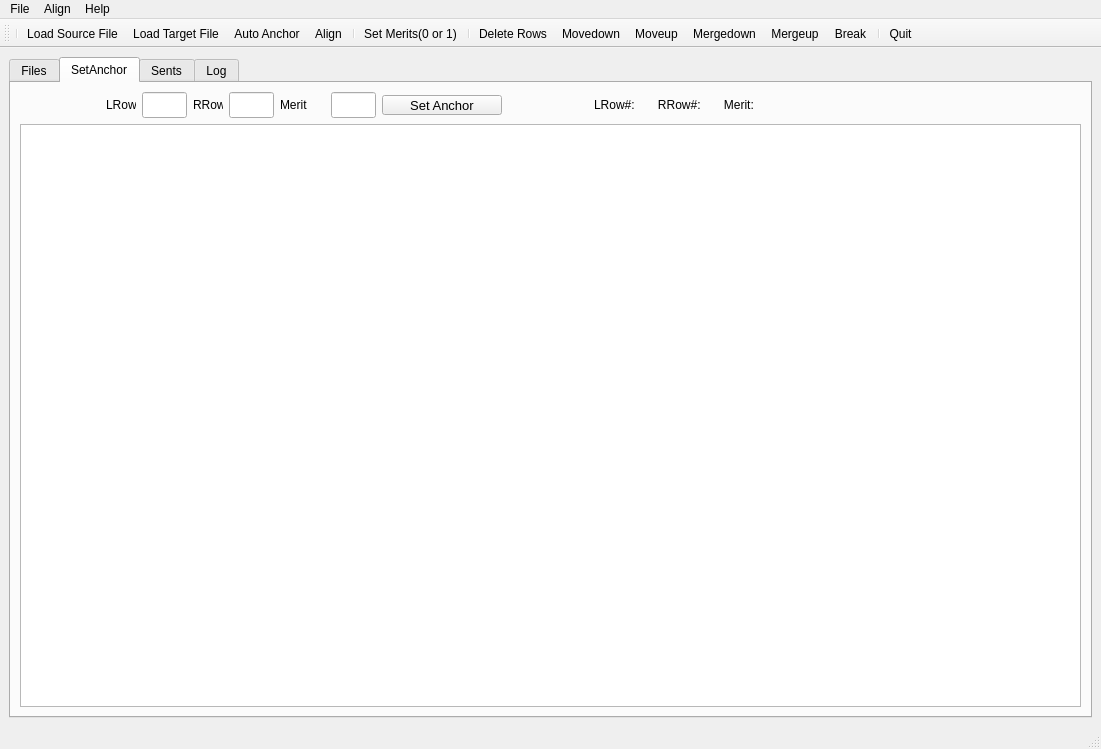
<?xml version="1.0" encoding="UTF-8"?>
<ui version="4.0">
 <class>MainWindow</class>
 <widget class="QMainWindow" name="MainWindow">
  <property name="geometry">
   <rect>
    <x>0</x>
    <y>0</y>
    <width>1101</width>
    <height>749</height>
   </rect>
  </property>
  <property name="minimumSize">
   <size>
    <width>946</width>
    <height>717</height>
   </size>
  </property>
  <property name="windowTitle">
   <string>MainWindow</string>
  </property>
  <property name="unifiedTitleAndToolBarOnMac">
   <bool>false</bool>
  </property>
  <widget class="QWidget" name="centralwidget">
   <property name="enabled">
    <bool>true</bool>
   </property>
   <layout class="QVBoxLayout" name="verticalLayout">
    <item>
     <widget class="QTabWidget" name="tabWidget">
      <property name="currentIndex">
       <number>1</number>
      </property>
      <widget class="QWidget" name="tab_1">
       <attribute name="title">
        <string>Files</string>
       </attribute>
       <layout class="QVBoxLayout" name="verticalLayout_4">
        <item>
         <widget class="QTableView" name="tableView_1"/>
        </item>
       </layout>
      </widget>
      <widget class="QWidget" name="tab_2">
       <attribute name="title">
        <string>SetAnchor</string>
       </attribute>
       <layout class="QVBoxLayout" name="verticalLayout_2">
        <item>
         <layout class="QHBoxLayout" name="horizontalLayout_2">
          <item>
           <layout class="QHBoxLayout" name="horizontalLayout">
            <item>
             <widget class="QLabel" name="label_lrow">
              <property name="minimumSize">
               <size>
                <width>30</width>
                <height>16</height>
               </size>
              </property>
              <property name="maximumSize">
               <size>
                <width>30</width>
                <height>16</height>
               </size>
              </property>
              <property name="text">
               <string>LRow#</string>
              </property>
             </widget>
            </item>
            <item>
             <widget class="QLineEdit" name="lineEdit_lrow">
              <property name="minimumSize">
               <size>
                <width>45</width>
                <height>26</height>
               </size>
              </property>
              <property name="maximumSize">
               <size>
                <width>45</width>
                <height>26</height>
               </size>
              </property>
              <property name="font">
               <font>
                <pointsize>14</pointsize>
               </font>
              </property>
             </widget>
            </item>
            <item>
             <widget class="QLabel" name="label_rrow">
              <property name="minimumSize">
               <size>
                <width>30</width>
                <height>16</height>
               </size>
              </property>
              <property name="maximumSize">
               <size>
                <width>30</width>
                <height>16</height>
               </size>
              </property>
              <property name="text">
               <string>RRow#</string>
              </property>
             </widget>
            </item>
            <item>
             <widget class="QLineEdit" name="lineEdit_rrow">
              <property name="minimumSize">
               <size>
                <width>45</width>
                <height>26</height>
               </size>
              </property>
              <property name="maximumSize">
               <size>
                <width>45</width>
                <height>26</height>
               </size>
              </property>
              <property name="font">
               <font>
                <pointsize>14</pointsize>
               </font>
              </property>
              <property name="text">
               <string/>
              </property>
             </widget>
            </item>
            <item>
             <widget class="QLabel" name="label_merit">
              <property name="minimumSize">
               <size>
                <width>45</width>
                <height>16</height>
               </size>
              </property>
              <property name="maximumSize">
               <size>
                <width>45</width>
                <height>16</height>
               </size>
              </property>
              <property name="text">
               <string>Merit</string>
              </property>
             </widget>
            </item>
            <item>
             <widget class="QLineEdit" name="lineEdit_merit">
              <property name="minimumSize">
               <size>
                <width>45</width>
                <height>26</height>
               </size>
              </property>
              <property name="maximumSize">
               <size>
                <width>45</width>
                <height>26</height>
               </size>
              </property>
              <property name="font">
               <font>
                <pointsize>14</pointsize>
               </font>
              </property>
             </widget>
            </item>
            <item>
             <widget class="QPushButton" name="setAnchorButton">
              <property name="minimumSize">
               <size>
                <width>120</width>
                <height>20</height>
               </size>
              </property>
              <property name="maximumSize">
               <size>
                <width>120</width>
                <height>20</height>
               </size>
              </property>
              <property name="font">
               <font>
                <pointsize>10</pointsize>
               </font>
              </property>
              <property name="text">
               <string>Set Anchor</string>
              </property>
              <property name="icon">
               <iconset>
                <normaloff>images/Caliper-50.png</normaloff>
                <normalon>images/Caliper-50.png</normalon>images/Caliper-50.png</iconset>
              </property>
             </widget>
            </item>
           </layout>
          </item>
          <item>
           <widget class="QLabel" name="dispLabel">
            <property name="minimumSize">
             <size>
              <width>260</width>
              <height>20</height>
             </size>
            </property>
            <property name="maximumSize">
             <size>
              <width>400</width>
              <height>20</height>
             </size>
            </property>
            <property name="text">
             <string>LRow#:       RRow#:       Merit:       </string>
            </property>
            <property name="margin">
             <number>5</number>
            </property>
           </widget>
          </item>
         </layout>
        </item>
        <item>
         <widget class="QTableView" name="tableView_2"/>
        </item>
       </layout>
      </widget>
      <widget class="QWidget" name="tab_3">
       <attribute name="title">
        <string>Sents</string>
       </attribute>
       <layout class="QVBoxLayout" name="verticalLayout_3">
        <item>
         <widget class="QTableView" name="tableView_3"/>
        </item>
       </layout>
      </widget>
      <widget class="QWidget" name="tab_4">
       <attribute name="title">
        <string>Log</string>
       </attribute>
       <layout class="QVBoxLayout" name="verticalLayout_5">
        <item>
         <widget class="QPlainTextEdit" name="plainTextEditLog"/>
        </item>
       </layout>
      </widget>
     </widget>
    </item>
   </layout>
  </widget>
  <widget class="QMenuBar" name="menubar">
   <property name="geometry">
    <rect>
     <x>0</x>
     <y>0</y>
     <width>1101</width>
     <height>17</height>
    </rect>
   </property>
   <widget class="QMenu" name="menuFile">
    <property name="title">
     <string>File</string>
    </property>
    <addaction name="actionFile1"/>
    <addaction name="actionFile2"/>
    <addaction name="separator"/>
    <addaction name="actionExport_Paras"/>
    <addaction name="actionExport_Sents"/>
    <addaction name="actionExport_TMX"/>
    <addaction name="separator"/>
    <addaction name="actionImport_Paras"/>
    <addaction name="actionImport_Csv"/>
    <addaction name="actionImport_TMX"/>
    <addaction name="actionImport_URL_Xpath"/>
    <addaction name="separator"/>
    <addaction name="actionQexit"/>
   </widget>
   <widget class="QMenu" name="menuAlign">
    <property name="title">
     <string>Align</string>
    </property>
    <addaction name="actionAnchor"/>
    <addaction name="actionAlign"/>
    <addaction name="separator"/>
    <addaction name="actionMerit_0_or_1"/>
    <addaction name="actionSet_Row_Numbers"/>
    <addaction name="actionSet_Anchor"/>
    <addaction name="actionDelete_rows"/>
    <addaction name="separator"/>
    <addaction name="actionMovedown"/>
    <addaction name="actionMoveup"/>
    <addaction name="actionMergedown"/>
    <addaction name="actionMergeup"/>
    <addaction name="actionBreak"/>
   </widget>
   <widget class="QMenu" name="menuHelp">
    <property name="title">
     <string>Help</string>
    </property>
    <addaction name="actionManual"/>
    <addaction name="actionAbout"/>
   </widget>
   <addaction name="menuFile"/>
   <addaction name="menuAlign"/>
   <addaction name="menuHelp"/>
  </widget>
  <widget class="QStatusBar" name="statusbar"/>
  <widget class="QToolBar" name="toolBar">
   <property name="windowTitle">
    <string>toolBar</string>
   </property>
   <attribute name="toolBarArea">
    <enum>TopToolBarArea</enum>
   </attribute>
   <attribute name="toolBarBreak">
    <bool>false</bool>
   </attribute>
   <addaction name="separator"/>
   <addaction name="actionFile1"/>
   <addaction name="actionFile2"/>
   <addaction name="actionAnchor"/>
   <addaction name="actionAlign"/>
   <addaction name="separator"/>
   <addaction name="actionMerit_0_or_1"/>
   <addaction name="separator"/>
   <addaction name="actionDelete_rows"/>
   <addaction name="actionMovedown"/>
   <addaction name="actionMoveup"/>
   <addaction name="actionMergedown"/>
   <addaction name="actionMergeup"/>
   <addaction name="actionBreak"/>
   <addaction name="separator"/>
   <addaction name="actionQexit"/>
  </widget>
  <action name="actionFile1">
   <property name="checked">
    <bool>false</bool>
   </property>
   <property name="icon">
    <iconset>
     <normaloff>images/fileopen1.png</normaloff>images/fileopen1.png</iconset>
   </property>
   <property name="text">
    <string>Load Source File</string>
   </property>
   <property name="iconText">
    <string>Load Source File</string>
   </property>
   <property name="toolTip">
    <string>Load Source File</string>
   </property>
   <property name="shortcut">
    <string>Ctrl+1</string>
   </property>
  </action>
  <action name="actionFile2">
   <property name="icon">
    <iconset>
     <normaloff>images/fileopen2.png</normaloff>images/fileopen2.png</iconset>
   </property>
   <property name="text">
    <string>Load Target File</string>
   </property>
   <property name="iconText">
    <string>Load Target File</string>
   </property>
   <property name="toolTip">
    <string>Load Target File</string>
   </property>
   <property name="shortcut">
    <string>Ctrl+2</string>
   </property>
  </action>
  <action name="actionAnchor">
   <property name="icon">
    <iconset>
     <normaloff>images/Anchor-48.png</normaloff>images/Anchor-48.png</iconset>
   </property>
   <property name="text">
    <string>Auto Anchor</string>
   </property>
   <property name="toolTip">
    <string>Generate Anchors</string>
   </property>
   <property name="shortcut">
    <string>Ctrl+A</string>
   </property>
  </action>
  <action name="actionQexit">
   <property name="icon">
    <iconset>
     <normaloff>images/Exit-48.png</normaloff>images/Exit-48.png</iconset>
   </property>
   <property name="text">
    <string>Quit</string>
   </property>
   <property name="toolTip">
    <string>Quit</string>
   </property>
   <property name="shortcut">
    <string>Ctrl+X</string>
   </property>
  </action>
  <action name="actionPara_to_para">
   <property name="text">
    <string>Para to para</string>
   </property>
  </action>
  <action name="actionSent_to_sent">
   <property name="text">
    <string>Sent to sent</string>
   </property>
  </action>
  <action name="actionManual">
   <property name="icon">
    <iconset>
     <normaloff>images/Help-48.png</normaloff>images/Help-48.png</iconset>
   </property>
   <property name="text">
    <string>Manual</string>
   </property>
  </action>
  <action name="actionAbout">
   <property name="icon">
    <iconset>
     <normaloff>images/Info-48.png</normaloff>images/Info-48.png</iconset>
   </property>
   <property name="text">
    <string>About</string>
   </property>
  </action>
  <action name="actionPlus">
   <property name="icon">
    <iconset resource="resource.qrc">
     <normaloff>:/add/images/editadd.png</normaloff>:/add/images/editadd.png</iconset>
   </property>
   <property name="text">
    <string>Plus</string>
   </property>
   <property name="toolTip">
    <string>+</string>
   </property>
  </action>
  <action name="actionAlign">
   <property name="icon">
    <iconset>
     <normaloff>images/Line Chart-48.png</normaloff>images/Line Chart-48.png</iconset>
   </property>
   <property name="text">
    <string>Align</string>
   </property>
   <property name="toolTip">
    <string>Align</string>
   </property>
   <property name="shortcut">
    <string>Ctrl+L</string>
   </property>
  </action>
  <action name="actionExport_Paras">
   <property name="enabled">
    <bool>true</bool>
   </property>
   <property name="icon">
    <iconset>
     <normaloff>images/CSV-50.png</normaloff>images/CSV-50.png</iconset>
   </property>
   <property name="text">
    <string>Export Paras</string>
   </property>
  </action>
  <action name="actionExport_Sents">
   <property name="icon">
    <iconset>
     <normaloff>images/CSV-48.png</normaloff>images/CSV-48.png</iconset>
   </property>
   <property name="text">
    <string>Export Sents</string>
   </property>
   <property name="iconText">
    <string>Export CSV</string>
   </property>
  </action>
  <action name="actionExport_TMX">
   <property name="icon">
    <iconset>
     <normaloff>images/filesavetmx.png</normaloff>images/filesavetmx.png</iconset>
   </property>
   <property name="text">
    <string>Export TMX</string>
   </property>
  </action>
  <action name="actionMoveup">
   <property name="icon">
    <iconset>
     <normaloff>images/Up-48.png</normaloff>images/Up-48.png</iconset>
   </property>
   <property name="text">
    <string>Moveup</string>
   </property>
   <property name="shortcut">
    <string>Ctrl+Up</string>
   </property>
  </action>
  <action name="actionMovedown">
   <property name="icon">
    <iconset>
     <normaloff>images/Down-48.png</normaloff>images/Down-48.png</iconset>
   </property>
   <property name="text">
    <string>Movedown</string>
   </property>
   <property name="shortcut">
    <string>Ctrl+Down</string>
   </property>
  </action>
  <action name="actionMergeup">
   <property name="icon">
    <iconset>
     <normaloff>images/mergeup.png</normaloff>images/mergeup.png</iconset>
   </property>
   <property name="text">
    <string>Mergeup</string>
   </property>
   <property name="shortcut">
    <string>Ctrl+U</string>
   </property>
  </action>
  <action name="actionMergedown">
   <property name="icon">
    <iconset>
     <normaloff>images/mergedown.png</normaloff>images/mergedown.png</iconset>
   </property>
   <property name="text">
    <string>Mergedown</string>
   </property>
   <property name="shortcut">
    <string>Ctrl+D</string>
   </property>
  </action>
  <action name="actionBreak">
   <property name="icon">
    <iconset>
     <normaloff>images/Split Vertical-48.png</normaloff>images/Split Vertical-48.png</iconset>
   </property>
   <property name="text">
    <string>Break</string>
   </property>
   <property name="toolTip">
    <string>Break |||</string>
   </property>
   <property name="shortcut">
    <string>Ctrl+B</string>
   </property>
  </action>
  <action name="actionMerit_0_or_1">
   <property name="icon">
    <iconset>
     <normaloff>images/SwitchOn-50.png</normaloff>images/SwitchOn-50.png</iconset>
   </property>
   <property name="text">
    <string>Set Merits(0 or 1)</string>
   </property>
   <property name="toolTip">
    <string>Set merit to 0 or 1</string>
   </property>
   <property name="shortcut">
    <string>Ctrl+M</string>
   </property>
  </action>
  <action name="actionImport_Paras">
   <property name="icon">
    <iconset>
     <normaloff>images/Multiple Inputs-48.png</normaloff>images/Multiple Inputs-48.png</iconset>
   </property>
   <property name="text">
    <string>Import Paras</string>
   </property>
  </action>
  <action name="actionImport_Csv">
   <property name="enabled">
    <bool>false</bool>
   </property>
   <property name="text">
    <string>Import CSV</string>
   </property>
   <property name="iconText">
    <string>Import CSV</string>
   </property>
   <property name="toolTip">
    <string>Import CSV</string>
   </property>
   <property name="visible">
    <bool>false</bool>
   </property>
  </action>
  <action name="actionImport_TMX">
   <property name="enabled">
    <bool>false</bool>
   </property>
   <property name="text">
    <string>Import TMX</string>
   </property>
   <property name="visible">
    <bool>false</bool>
   </property>
  </action>
  <action name="actionDelete_rows">
   <property name="icon">
    <iconset>
     <normaloff>images/Delete Table-48.png</normaloff>images/Delete Table-48.png</iconset>
   </property>
   <property name="text">
    <string>Delete Rows</string>
   </property>
   <property name="toolTip">
    <string>Delete selected rows</string>
   </property>
  </action>
  <action name="actionImport_URL_Xpath">
   <property name="icon">
    <iconset>
     <normaloff>images/WWW-48.png</normaloff>images/WWW-48.png</iconset>
   </property>
   <property name="text">
    <string>Import URL Xpath</string>
   </property>
  </action>
  <action name="actionSet_Anchor">
   <property name="enabled">
    <bool>true</bool>
   </property>
   <property name="icon">
    <iconset>
     <normaloff>images/Caliper-50.png</normaloff>images/Caliper-50.png</iconset>
   </property>
   <property name="text">
    <string>Set Anchor</string>
   </property>
   <property name="shortcut">
    <string>Return</string>
   </property>
  </action>
  <action name="actionSet_Row_Numbers">
   <property name="icon">
    <iconset>
     <normaloff>images/Circled 8 -48.png</normaloff>images/Circled 8 -48.png</iconset>
   </property>
   <property name="text">
    <string>Set Row Numbers</string>
   </property>
   <property name="shortcut">
    <string>Space</string>
   </property>
  </action>
 </widget>
 <tabstops>
  <tabstop>tableView_2</tabstop>
  <tabstop>tableView_3</tabstop>
 </tabstops>
 <resources>
  <include location="resource.qrc"/>
 </resources>
 <connections>
  <connection>
   <sender>actionQexit</sender>
   <signal>triggered()</signal>
   <receiver>MainWindow</receiver>
   <slot>close()</slot>
   <hints>
    <hint type="sourcelabel">
     <x>-1</x>
     <y>-1</y>
    </hint>
    <hint type="destinationlabel">
     <x>504</x>
     <y>366</y>
    </hint>
   </hints>
  </connection>
  <connection>
   <sender>actionPlus</sender>
   <signal>triggered()</signal>
   <receiver>actionAlign</receiver>
   <slot>trigger()</slot>
   <hints>
    <hint type="sourcelabel">
     <x>-1</x>
     <y>-1</y>
    </hint>
    <hint type="destinationlabel">
     <x>-1</x>
     <y>-1</y>
    </hint>
   </hints>
  </connection>
 </connections>
</ui>
